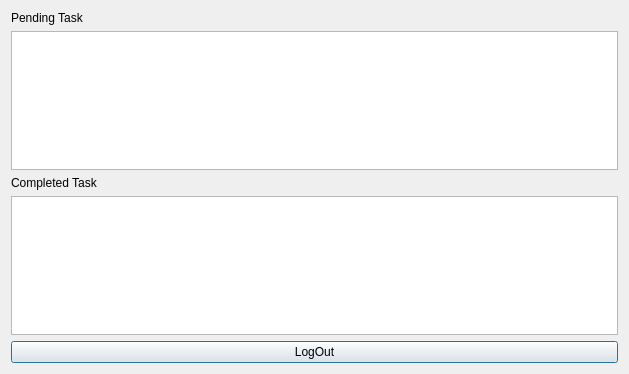
<?xml version="1.0" encoding="UTF-8"?>
<ui version="4.0">
 <class>SecDialog</class>
 <widget class="QDialog" name="SecDialog">
  <property name="geometry">
   <rect>
    <x>0</x>
    <y>0</y>
    <width>629</width>
    <height>374</height>
   </rect>
  </property>
  <property name="windowTitle">
   <string>Dialog</string>
  </property>
  <layout class="QVBoxLayout" name="verticalLayout_2">
   <item>
    <widget class="QLabel" name="label">
     <property name="text">
      <string>Pending Task</string>
     </property>
    </widget>
   </item>
   <item>
    <layout class="QVBoxLayout" name="verticalLayout">
     <item>
      <widget class="QListWidget" name="listWidget_2"/>
     </item>
     <item>
      <widget class="QLabel" name="label_2">
       <property name="text">
        <string>Completed Task</string>
       </property>
      </widget>
     </item>
     <item>
      <widget class="QListWidget" name="listWidget"/>
     </item>
    </layout>
   </item>
   <item>
    <widget class="QPushButton" name="pushButton">
     <property name="text">
      <string>LogOut</string>
     </property>
    </widget>
   </item>
  </layout>
 </widget>
 <resources/>
 <connections/>
</ui>
